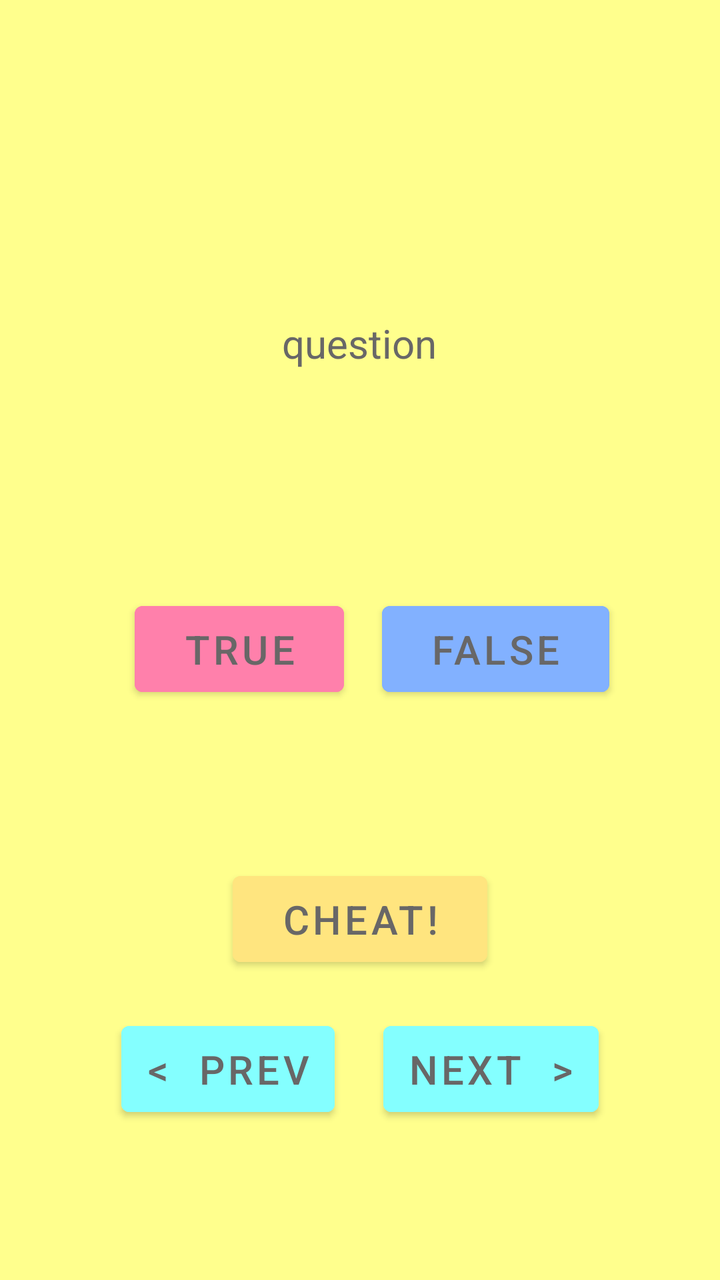
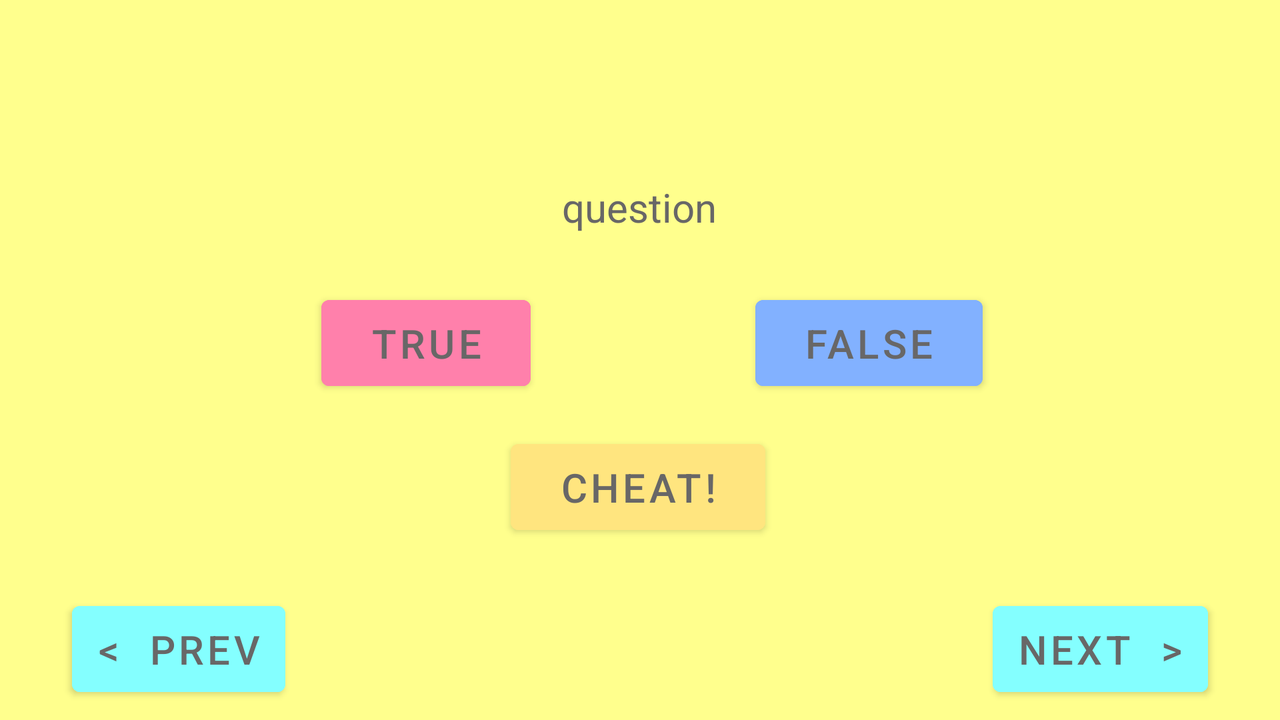

One screen, two layout resources from the same app: the default and the repository's alternative for another configuration. Each is rendered where Android would select it; the XML of both is given below.
<!-- AndroidManifest.xml: application theme Theme.Hw7problem2 -->
<!-- res/layout/activity_main.xml -->
<?xml version="1.0" encoding="utf-8"?>
<androidx.constraintlayout.widget.ConstraintLayout xmlns:android="http://schemas.android.com/apk/res/android"
    xmlns:app="http://schemas.android.com/apk/res-auto"
    xmlns:tools="http://schemas.android.com/tools"
    android:layout_width="match_parent"
    android:layout_height="match_parent"
    android:background="@color/yellow_A100"
    tools:context=".MainActivity">


    <Button
        android:id="@+id/btn_false"
        android:layout_width="wrap_content"
        android:layout_height="wrap_content"
        android:layout_marginEnd="36dp"
        android:backgroundTint="@color/blue_A100"
        android:paddingStart="24dp"
        android:paddingTop="8dp"
        android:paddingEnd="24dp"
        android:paddingBottom="8dp"
        android:text="FALSE"
        android:textColor="@color/gray_A100"
        android:textSize="20sp"
        app:layout_constraintBottom_toBottomOf="@+id/btn_true"
        app:layout_constraintEnd_toEndOf="parent"
        app:layout_constraintHorizontal_bias="0.5"
        app:layout_constraintStart_toEndOf="@+id/btn_true"
        app:layout_constraintTop_toTopOf="@+id/btn_true"
        app:layout_constraintVertical_bias="1.0" />

    <Button
        android:id="@+id/btn_true"
        android:layout_width="wrap_content"
        android:layout_height="wrap_content"
        android:layout_marginStart="48dp"
        android:layout_marginTop="112dp"
        android:backgroundTint="@color/pink_A100"
        android:paddingStart="24dp"
        android:paddingTop="8dp"
        android:paddingEnd="24dp"
        android:paddingBottom="8dp"
        android:text="TRUE"
        android:textColor="@color/gray_A100"
        android:textSize="20sp"
        app:layout_constraintEnd_toStartOf="@+id/btn_false"
        app:layout_constraintHorizontal_bias="0.5"
        app:layout_constraintStart_toStartOf="parent"
        app:layout_constraintTop_toBottomOf="@+id/tv_question" />

    <Button
        android:id="@+id/btn_cheat"
        android:layout_width="wrap_content"
        android:layout_height="wrap_content"
        android:layout_marginTop="80dp"
        android:backgroundTint="@color/yellow2_A100"
        android:paddingStart="24dp"
        android:paddingTop="8dp"
        android:paddingEnd="24dp"
        android:paddingBottom="8dp"
        android:text="CHEAT!"
        android:textColor="@color/gray_A100"
        android:textSize="20sp"
        app:layout_constraintEnd_toEndOf="parent"
        app:layout_constraintHorizontal_bias="0.5"
        app:layout_constraintStart_toStartOf="parent"
        app:layout_constraintTop_toBottomOf="@+id/btn_true" />

    <Button
        android:id="@+id/btn_prev"
        android:layout_width="wrap_content"
        android:layout_height="wrap_content"
        android:layout_marginStart="36dp"
        android:layout_marginTop="20dp"
        android:backgroundTint="@color/green_A100"
        android:paddingStart="12dp"
        android:paddingTop="8dp"
        android:paddingEnd="12dp"
        android:paddingBottom="8dp"
        android:text="&lt;  PREV"
        android:textColor="@color/gray_A100"
        android:textSize="20sp"
        app:layout_constraintEnd_toStartOf="@+id/btn_next"
        app:layout_constraintHorizontal_bias="0.5"
        app:layout_constraintStart_toStartOf="parent"
        app:layout_constraintTop_toBottomOf="@+id/btn_cheat" />

    <Button
        android:id="@+id/btn_next"
        android:layout_width="wrap_content"
        android:layout_height="wrap_content"
        android:layout_marginEnd="36dp"
        android:backgroundTint="@color/green_A100"
        android:paddingStart="12dp"
        android:paddingTop="8dp"
        android:paddingEnd="12dp"
        android:paddingBottom="8dp"
        android:text="NEXT  >"
        android:textColor="@color/gray_A100"
        android:textSize="20sp"
        app:layout_constraintBottom_toBottomOf="@+id/btn_prev"
        app:layout_constraintEnd_toEndOf="parent"
        app:layout_constraintHorizontal_bias="0.5"
        app:layout_constraintStart_toEndOf="@+id/btn_prev"
        app:layout_constraintTop_toTopOf="@+id/btn_prev"
        app:layout_constraintVertical_bias="0.0" />

    <TextView
        android:id="@+id/tv_question"
        android:layout_width="wrap_content"
        android:layout_height="wrap_content"
        android:layout_marginStart="176dp"
        android:layout_marginTop="158dp"
        android:layout_marginEnd="177dp"
        android:textSize="20sp"
        android:textColor="@color/gray_A100"
        app:layout_constraintEnd_toEndOf="parent"
        app:layout_constraintHorizontal_bias="0.5"
        app:layout_constraintStart_toStartOf="parent"
        app:layout_constraintTop_toTopOf="parent"
        tools:text="question" />

    <androidx.constraintlayout.widget.Guideline
        android:id="@+id/guideline2"
        android:layout_width="wrap_content"
        android:layout_height="wrap_content"
        android:orientation="vertical"
        app:layout_constraintGuide_percent="0.5" />

</androidx.constraintlayout.widget.ConstraintLayout>
<!-- resources referenced by this layout -->
<resources>
  <color name="blue_A100">#82B1FF</color>
  <color name="gray_A100">#686767</color>
  <color name="green_A100">#84FFFF</color>
  <color name="pink_A100">#FF80AB</color>
  <color name="yellow2_A100">#FFE57F</color>
  <color name="yellow_A100">#FFFF8D</color>
  <style name="Theme.Hw7problem2" parent="Theme.MaterialComponents.DayNight.DarkActionBar">
          
          <item name="colorPrimary">@color/purple_500</item>
          <item name="colorPrimaryVariant">@color/purple_700</item>
          <item name="colorOnPrimary">@color/white</item>
          
          <item name="colorSecondary">@color/teal_200</item>
          <item name="colorSecondaryVariant">@color/teal_700</item>
          <item name="colorOnSecondary">@color/black</item>
          
          <item name="android:statusBarColor" tools:targetApi="l">?attr/colorPrimaryVariant</item>
          
      </style>
  <color name="purple_500">#FF6200EE</color>
  <color name="purple_700">#FF3700B3</color>
  <color name="white">#FFFFFFFF</color>
  <color name="teal_200">#FF03DAC5</color>
  <color name="teal_700">#FF018786</color>
  <color name="black">#FF000000</color>
</resources>
<!-- res/layout-land/activity_main.xml (the repository's variant of the layout above) -->
<!-- drawn on the phone turned sideways -->
<?xml version="1.0" encoding="utf-8"?>
<androidx.constraintlayout.widget.ConstraintLayout xmlns:android="http://schemas.android.com/apk/res/android"
    xmlns:app="http://schemas.android.com/apk/res-auto"
    xmlns:tools="http://schemas.android.com/tools"
    android:layout_width="match_parent"
    android:layout_height="match_parent"
    android:background="@color/yellow_A100"
    tools:context=".MainActivity">

    <Button
        android:id="@+id/btn_false"
        android:layout_width="wrap_content"
        android:layout_height="wrap_content"
        android:layout_marginEnd="36dp"
        android:backgroundTint="@color/blue_A100"
        android:paddingStart="24dp"
        android:paddingTop="8dp"
        android:paddingEnd="24dp"
        android:paddingBottom="8dp"
        android:text="FALSE"
        android:textColor="@color/gray_A100"
        android:textSize="20sp"
        app:layout_constraintBottom_toBottomOf="@+id/btn_true"
        app:layout_constraintEnd_toEndOf="parent"
        app:layout_constraintHorizontal_bias="0.5"
        app:layout_constraintStart_toEndOf="@+id/btn_true"
        app:layout_constraintTop_toTopOf="@+id/btn_true"
        app:layout_constraintVertical_bias="1.0" />

    <Button
        android:id="@+id/btn_true"
        android:layout_width="wrap_content"
        android:layout_height="wrap_content"
        android:layout_marginStart="48dp"
        android:backgroundTint="@color/pink_A100"
        android:paddingStart="24dp"
        android:paddingTop="8dp"
        android:paddingEnd="24dp"
        android:paddingBottom="8dp"
        android:text="TRUE"
        android:textColor="@color/gray_A100"
        android:textSize="20sp"
        app:layout_constraintEnd_toStartOf="@+id/btn_false"
        app:layout_constraintHorizontal_bias="0.5"
        app:layout_constraintStart_toStartOf="parent"
        app:layout_constraintTop_toTopOf="@+id/gl_h_2" />

    <Button
        android:id="@+id/btn_cheat"
        android:layout_width="wrap_content"
        android:layout_height="wrap_content"
        android:backgroundTint="@color/yellow2_A100"
        android:paddingStart="24dp"
        android:paddingTop="8dp"
        android:paddingEnd="24dp"
        android:paddingBottom="8dp"
        android:text="CHEAT!"
        android:textColor="@color/gray_A100"
        android:textSize="20sp"
        app:layout_constraintEnd_toEndOf="parent"
        app:layout_constraintHorizontal_bias="0.498"
        app:layout_constraintStart_toStartOf="parent"
        app:layout_constraintTop_toTopOf="@+id/gl_h_3" />

    <Button
        android:id="@+id/btn_prev"
        android:layout_width="wrap_content"
        android:layout_height="wrap_content"
        android:layout_marginStart="36dp"
        android:layout_marginBottom="8dp"
        android:backgroundTint="@color/green_A100"
        android:paddingStart="12dp"
        android:paddingTop="8dp"
        android:paddingEnd="12dp"
        android:paddingBottom="8dp"
        android:text="&lt;  PREV"
        android:textColor="@color/gray_A100"
        android:textSize="20sp"
        app:layout_constraintBottom_toBottomOf="parent"
        app:layout_constraintEnd_toStartOf="@+id/btn_next"
        app:layout_constraintHorizontal_bias="0.5"
        app:layout_constraintHorizontal_chainStyle="spread_inside"
        app:layout_constraintStart_toStartOf="parent" />

    <Button
        android:id="@+id/btn_next"
        android:layout_width="wrap_content"
        android:layout_height="wrap_content"
        android:layout_marginEnd="36dp"
        android:backgroundTint="@color/green_A100"
        android:paddingStart="12dp"
        android:paddingTop="8dp"
        android:paddingEnd="12dp"
        android:paddingBottom="8dp"
        android:text="NEXT  >"
        android:textColor="@color/gray_A100"
        android:textSize="20sp"
        app:layout_constraintBottom_toBottomOf="@+id/btn_prev"
        app:layout_constraintEnd_toEndOf="parent"
        app:layout_constraintHorizontal_bias="0.5"
        app:layout_constraintStart_toEndOf="@+id/btn_prev"
        app:layout_constraintTop_toTopOf="@+id/btn_prev"
        app:layout_constraintVertical_bias="0.0" />

    <TextView
        android:id="@+id/tv_question"
        android:layout_width="wrap_content"
        android:layout_height="wrap_content"
        android:layout_marginStart="176dp"
        android:layout_marginTop="0dp"
        android:layout_marginEnd="177dp"
        android:textColor="@color/gray_A100"
        android:textSize="20sp"
        app:layout_constraintEnd_toEndOf="parent"
        app:layout_constraintHorizontal_bias="0.5"
        app:layout_constraintStart_toStartOf="parent"
        app:layout_constraintTop_toTopOf="@+id/gl_h_1"
        tools:text="question" />

    <androidx.constraintlayout.widget.Guideline
        android:id="@+id/gl_h_1"
        android:layout_width="wrap_content"
        android:layout_height="wrap_content"
        android:orientation="horizontal"
        app:layout_constraintGuide_percent="0.25" />

    <androidx.constraintlayout.widget.Guideline
        android:id="@+id/gl_h_2"
        android:layout_width="wrap_content"
        android:layout_height="wrap_content"
        android:orientation="horizontal"
        app:layout_constraintGuide_percent="0.4" />

    <androidx.constraintlayout.widget.Guideline
        android:id="@+id/gl_h_3"
        android:layout_width="wrap_content"
        android:layout_height="wrap_content"
        android:orientation="horizontal"
        app:layout_constraintGuide_percent="0.6" />


    <androidx.constraintlayout.widget.Guideline
        android:id="@+id/guideline2"
        android:layout_width="wrap_content"
        android:layout_height="wrap_content"
        android:orientation="vertical"
        app:layout_constraintGuide_percent="0.5" />

    <androidx.constraintlayout.widget.Guideline
        android:id="@+id/guideline3"
        android:layout_width="wrap_content"
        android:layout_height="wrap_content"
        android:orientation="vertical"
        app:layout_constraintGuide_begin="20dp" />

</androidx.constraintlayout.widget.ConstraintLayout>
